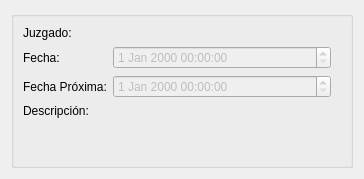
<?xml version="1.0" encoding="UTF-8"?>
<ui version="4.0">
 <class>VerActuacion</class>
 <widget class="QWidget" name="VerActuacion">
  <property name="geometry">
   <rect>
    <x>0</x>
    <y>0</y>
    <width>364</width>
    <height>179</height>
   </rect>
  </property>
  <property name="windowTitle">
   <string>Ver Actuación</string>
  </property>
  <layout class="QGridLayout" name="gridLayout">
   <item row="0" column="0">
    <widget class="QGroupBox" name="groupBox">
     <property name="sizePolicy">
      <sizepolicy hsizetype="Preferred" vsizetype="Expanding">
       <horstretch>0</horstretch>
       <verstretch>0</verstretch>
      </sizepolicy>
     </property>
     <property name="title">
      <string/>
     </property>
     <layout class="QGridLayout" name="gridLayout_2">
      <item row="0" column="0">
       <layout class="QFormLayout" name="formLayout">
        <property name="fieldGrowthPolicy">
         <enum>QFormLayout::AllNonFixedFieldsGrow</enum>
        </property>
        <property name="rightMargin">
         <number>10</number>
        </property>
        <item row="0" column="0">
         <widget class="QLabel" name="lbl1">
          <property name="sizePolicy">
           <sizepolicy hsizetype="Fixed" vsizetype="Preferred">
            <horstretch>0</horstretch>
            <verstretch>0</verstretch>
           </sizepolicy>
          </property>
          <property name="text">
           <string>Juzgado:</string>
          </property>
         </widget>
        </item>
        <item row="0" column="1">
         <widget class="QLabel" name="lblJuzgado">
          <property name="toolTip">
           <string>El juzgado donde fue dictada la actuación</string>
          </property>
          <property name="statusTip">
           <string>El juzgado donde fue dictada la actuación</string>
          </property>
          <property name="text">
           <string/>
          </property>
         </widget>
        </item>
        <item row="1" column="0">
         <widget class="QLabel" name="lbl2">
          <property name="sizePolicy">
           <sizepolicy hsizetype="Fixed" vsizetype="Preferred">
            <horstretch>0</horstretch>
            <verstretch>0</verstretch>
           </sizepolicy>
          </property>
          <property name="text">
           <string>Fecha:</string>
          </property>
         </widget>
        </item>
        <item row="2" column="0">
         <widget class="QLabel" name="lbl3">
          <property name="sizePolicy">
           <sizepolicy hsizetype="Fixed" vsizetype="Preferred">
            <horstretch>0</horstretch>
            <verstretch>0</verstretch>
           </sizepolicy>
          </property>
          <property name="text">
           <string>Fecha Próxima:</string>
          </property>
         </widget>
        </item>
        <item row="3" column="0">
         <widget class="QLabel" name="lbl4">
          <property name="sizePolicy">
           <sizepolicy hsizetype="Fixed" vsizetype="Preferred">
            <horstretch>0</horstretch>
            <verstretch>0</verstretch>
           </sizepolicy>
          </property>
          <property name="text">
           <string>Descripción:</string>
          </property>
         </widget>
        </item>
        <item row="3" column="1">
         <widget class="QLabel" name="lblDescripcion">
          <property name="toolTip">
           <string>La descripción de la actuación</string>
          </property>
          <property name="statusTip">
           <string>La descripción de la actuación</string>
          </property>
          <property name="text">
           <string/>
          </property>
         </widget>
        </item>
        <item row="1" column="1">
         <widget class="QDateTimeEdit" name="dteFecha">
          <property name="enabled">
           <bool>false</bool>
          </property>
          <property name="toolTip">
           <string>La fecha donde fue dictada la actuación</string>
          </property>
          <property name="statusTip">
           <string>La fecha donde fue dictada la actuación</string>
          </property>
         </widget>
        </item>
        <item row="2" column="1">
         <widget class="QDateTimeEdit" name="dteFechaProxima">
          <property name="enabled">
           <bool>false</bool>
          </property>
          <property name="toolTip">
           <string>La fecha del siguiente evento en la actuación</string>
          </property>
          <property name="statusTip">
           <string>La fecha del siguiente evento en la actuación</string>
          </property>
         </widget>
        </item>
       </layout>
      </item>
     </layout>
    </widget>
   </item>
  </layout>
 </widget>
 <resources/>
 <connections/>
</ui>
